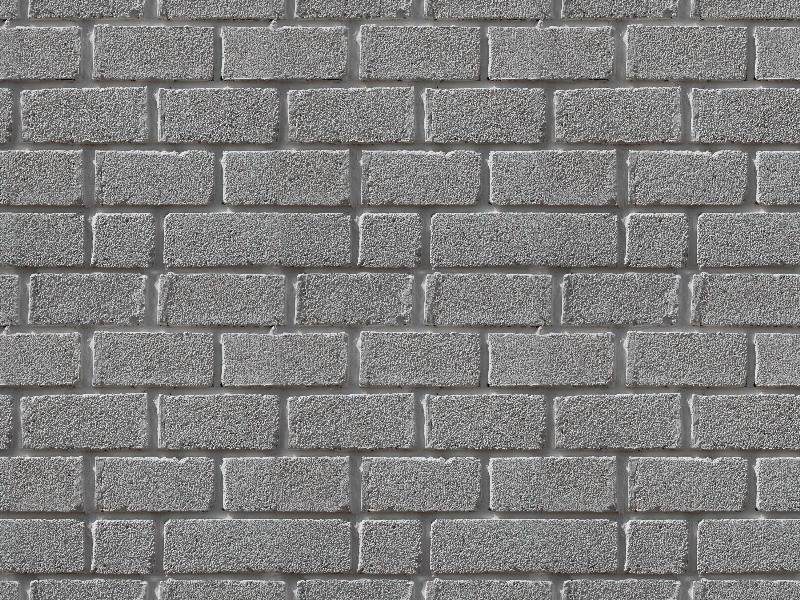
#> input picture hafta4_odev7/duvar.jpeg, 800 x 600 px
$ python main.py   (older library calls are emulated)
#> lines starting #> are read from the running program, lines starting #| are printed output that depends on the picture
import cv2
import numpy as np
import time

resim = cv2.imread("duvar.jpeg", 0)
#> resim: shape (600, 800); min 0, max 247, mean 127.2

baslangic = time.time()
canny = cv2.Canny(resim, 100, 200)
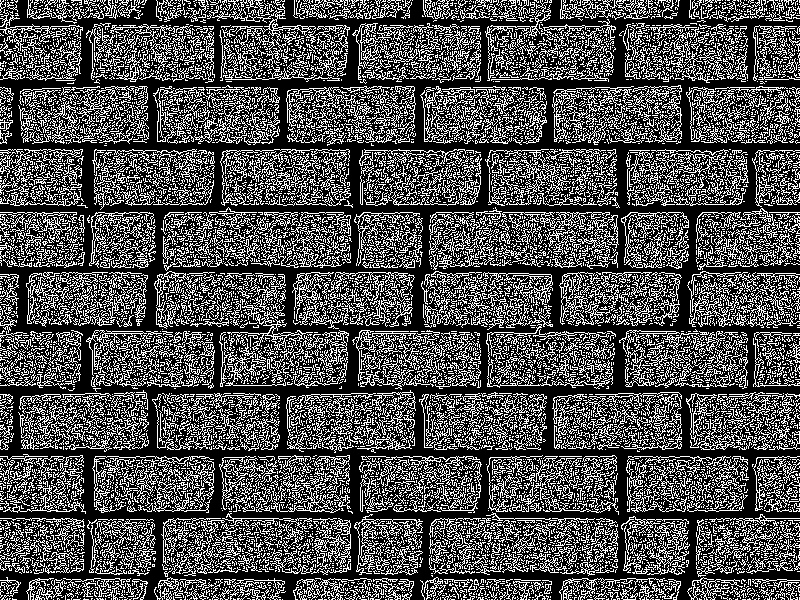
#> canny: shape (600, 800); 31.2% white in thin lines or dots
canny_sure = time.time() - baslangic

prewitt = np.array([
    [-1, -1, -1],
    [ 0,  0,  0],
    [ 1,  1,  1]
])

baslangic = time.time()
sonuc1 = cv2.filter2D(resim, cv2.CV_32F, prewitt)
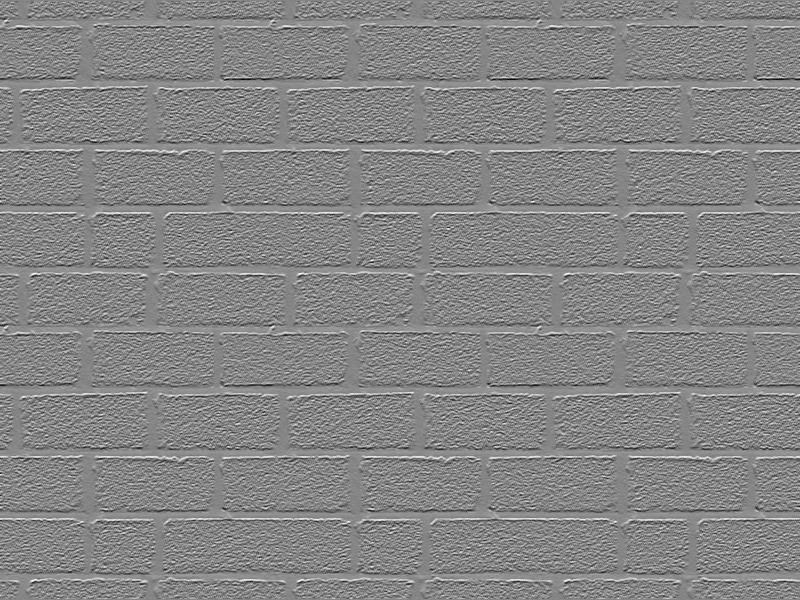
#> sonuc1: shape (600, 800) float32; min -509, max 462, mean 0; drawn with min black and max white
sonuc1 = cv2.convertScaleAbs(sonuc1)
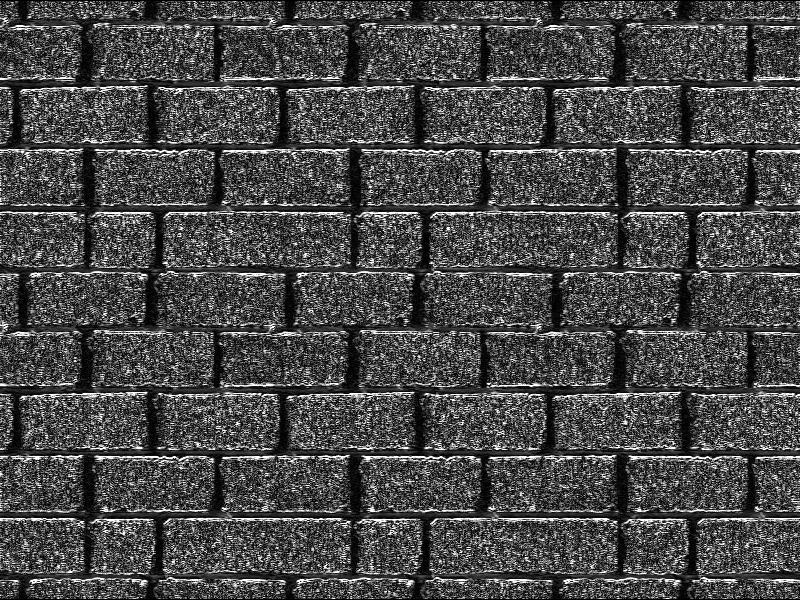
#> sonuc1: shape (600, 800); min 0, max 255, mean 73
prewitt_sure = time.time() - baslangic

sobel = np.array([
    [-1, -2, -1],
    [ 0,  0,  0],
    [ 1,  2,  1]
])

baslangic = time.time()
sonuc2 = cv2.filter2D(resim, cv2.CV_32F, sobel)
sonuc2 = cv2.convertScaleAbs(sonuc2)
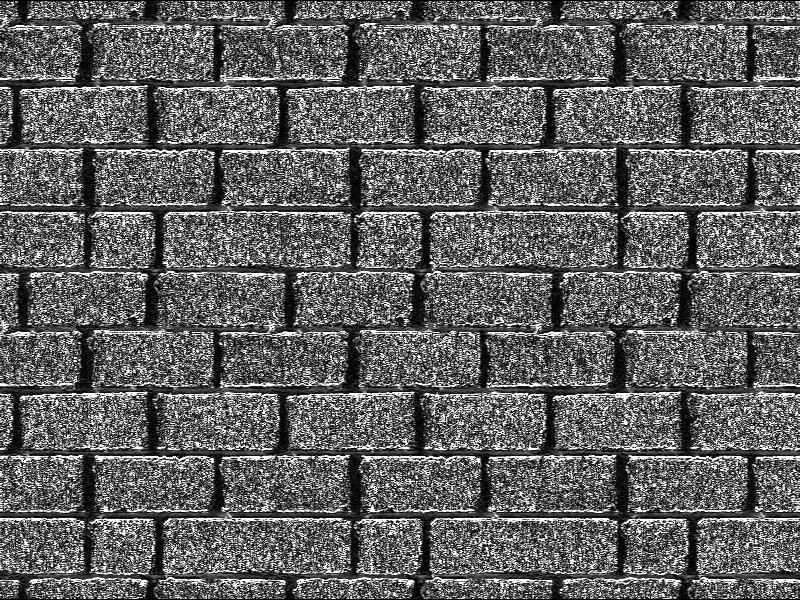
#> sonuc2: shape (600, 800); min 0, max 255, mean 98.2
sobel_sure = time.time() - baslangic

laplacian = np.array([
    [ 0,  1, 0],
    [ 1, -4, 1],
    [ 0,  1, 0]
])

baslangic = time.time()
sonuc3 = cv2.filter2D(resim, cv2.CV_32F, laplacian)
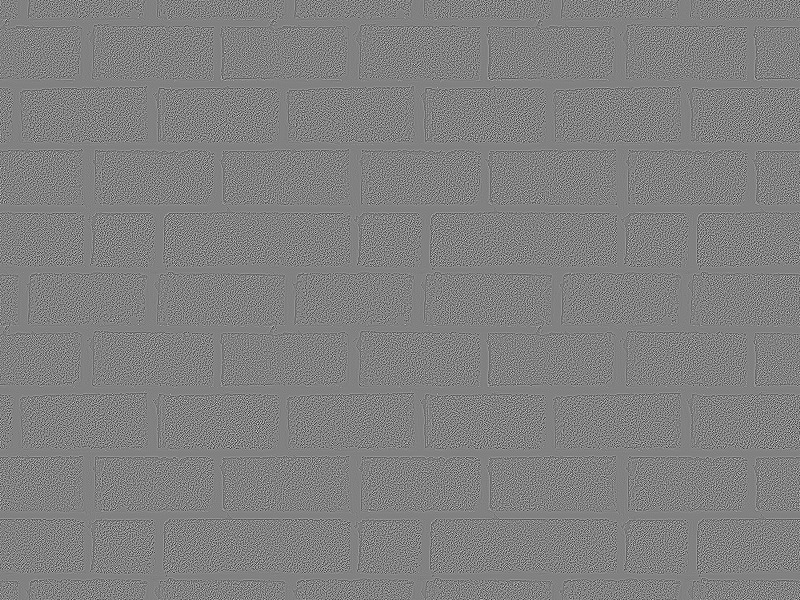
#> sonuc3: shape (600, 800) float32; min -688, max 669, mean 0; drawn with min black and max white
sonuc3 = cv2.convertScaleAbs(sonuc3)
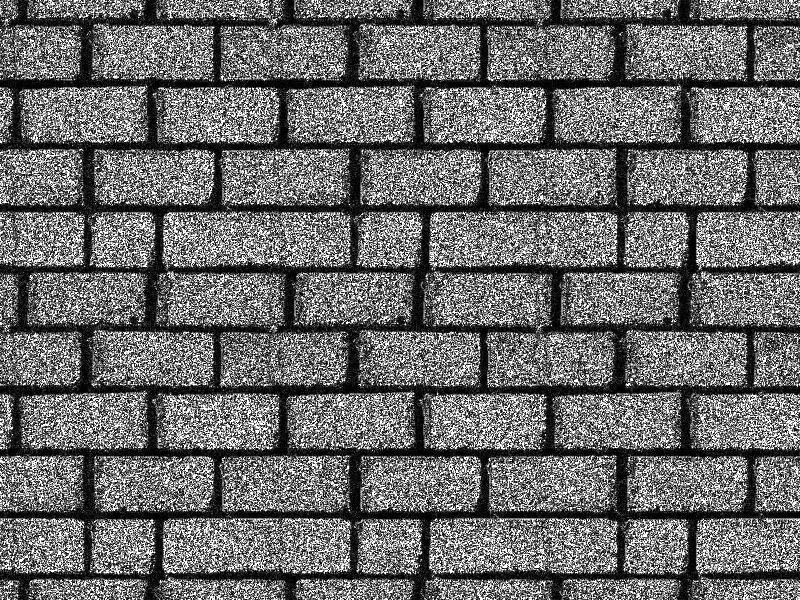
#> sonuc3: shape (600, 800); min 0, max 255, mean 107.5
laplacian_sure = time.time() - baslangic

cv2.imshow("Orijinal Resim", resim)
cv2.imshow("Canny", canny)
cv2.imshow("Prewitt", sonuc1)
cv2.imshow("Sobel", sonuc2)
cv2.imshow("Laplacian", sonuc3)

print("Canny suresi:", canny_sure)
print("Prewitt suresi:", prewitt_sure)
print("Sobel suresi:", sobel_sure)
print("Laplacian suresi:", laplacian_sure)

cv2.waitKey(0)
